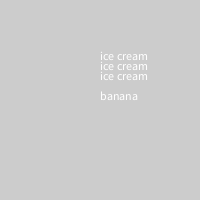
Frame 1 (no input)
Frame 60 (the mouse pressed at the canvas centre just before this capture): identical to frame 1, image omitted
Frame 120 (the mouse held since frame 60 and released just before this capture): identical to frame 1, image omitted

The Processing sketch that drew this single still picture (run headless with seeded random() and noise(); from frame 60 on, the mouse is pressed at the canvas centre):

// Processing sketch: bananasplit
// ── bananasplit.pde
void setup(){
  size(200,200);
  int y=50;
  for(int i=0;i<3;i++){
   
    text("ice cream",100,y+=10);
  }
 
  text("banana", 100,100);
 
    
  
}
void draw(){
 
}
